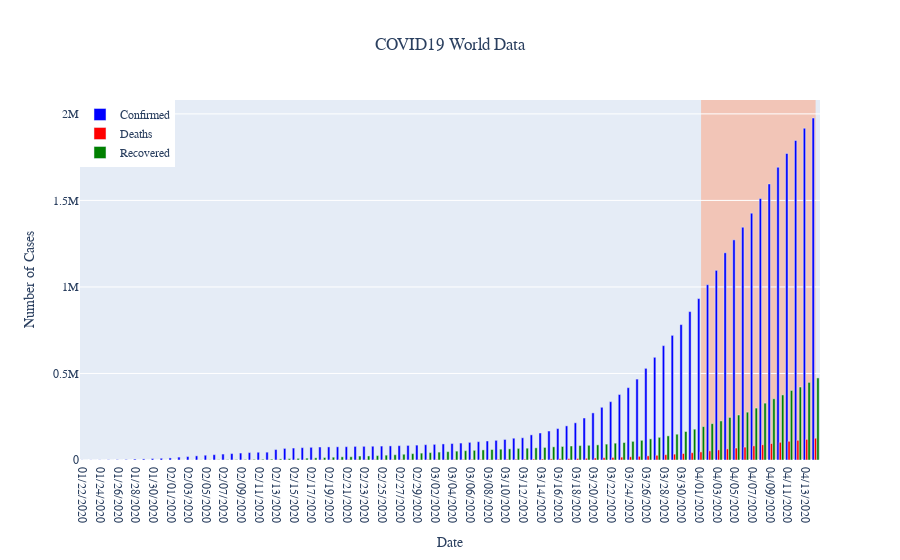

The cell this chart's notebook holds for it:
### Code cell
import plotly.graph_objects as go

world = df.groupby('Date').sum()[['Confirmed', 'Deaths', 'Recovered', 'Active']].reset_index()

fig = go.Figure()
fig.add_trace(go.Bar(x=world['Date'],
                y=world['Confirmed'],
                name='Confirmed',
                marker_color='blue'
                ))
fig.add_trace(go.Bar(x=world['Date'],
                y=world['Deaths'],
                name='Deaths',
                marker_color='Red'
                ))
fig.add_trace(go.Bar(x=world['Date'],
                y=world['Recovered'],
                name='Recovered',
                marker_color='Green'
                ))

fig.update_layout(
    title="COVID19 World Data",
    title_x = 0.5,
    xaxis_title="Date",
    xaxis= {
        'tickformat': '%b',
        # 'tickvals': pd.date_range('2020-1', '2020-4', freq='MS')
    },
    yaxis_title="Number of Cases",
    font={
        "family":"Courier New, monospace",
        # size=18,
        # color="#7f7f7f"
    },
    legend={
        "x": 0,
        "y": 1
    },
    shapes=[
        # 1st highlight during Feb 4 - Feb 6
        dict(
            type="rect",
            # x-reference is assigned to the x-values
            xref="x",
            # y-reference is assigned to the plot paper [0,1]
            yref="paper",
            x0="04/01/2020",
            y0=0,
            x1=max(world["Date"]),
            y1=1,
            fillcolor="LightSalmon",
            opacity=0.5,
            layer="below",
            line_width=0,
        )
    ],
)

fig.show()
